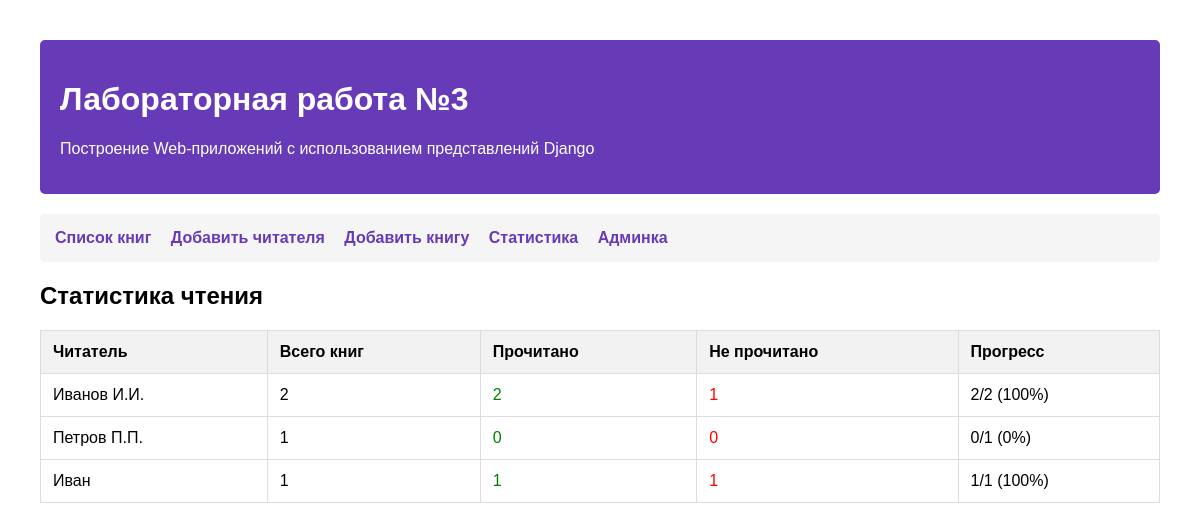
Page /lab3/statistics/ on the earlier database version.
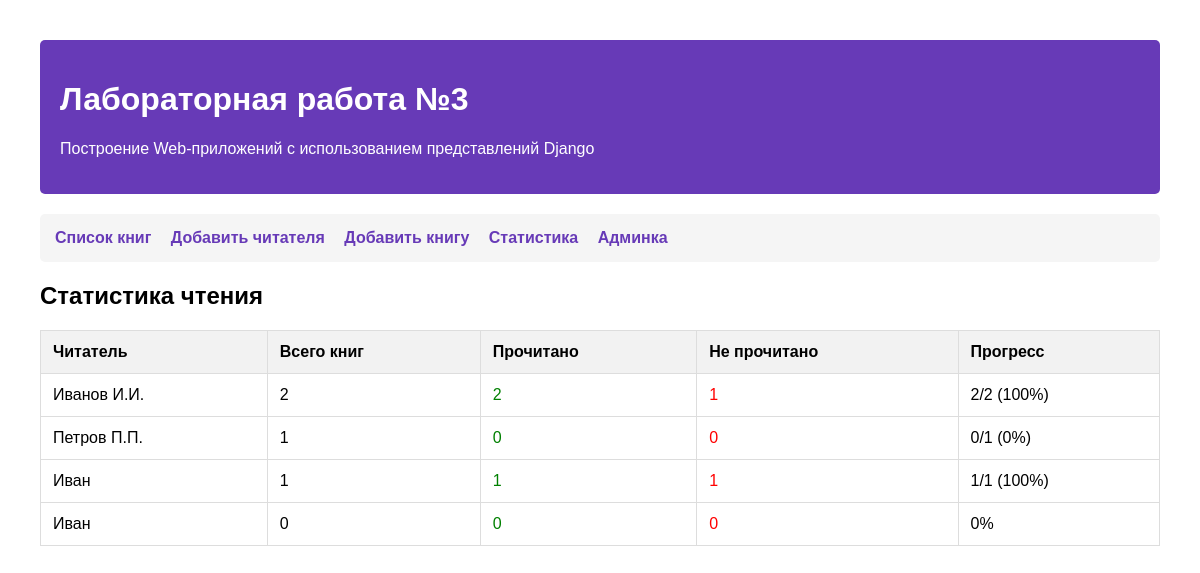
Same page on the later database version.
### lab3/models.py (models this page shows, shortened)
class Reader(models.Model):
    name = models.CharField(max_length=100, verbose_name="Имя читателя")
    books = models.ManyToManyField(Book, through='Reading', verbose_name="Книги")
    class Meta:
        verbose_name = "Читатель"
        verbose_name_plural = "Читатели"

### lab3/views.py (the view)
# urls.py: path('statistics/', views.reader_statistics, name='reader_statistics'),
def reader_statistics(request):
    readers = Reader.objects.all()
    stats = []
    for reader in readers:
        book_count = reader.books.count()
        read_count = reader.books.filter(is_read=True).count()
        stats.append({
            'reader': reader,
            'total_books': book_count,
            'read_books': read_count,
        })
    return render(request, 'lab3/statistics.html', {'stats': stats})

### templates/lab3/statistics.html (shortened to what this page needs)
{% extends "lab3/base.html" %}
{% block content %}
<h2>Статистика чтения</h2>
{% if stats %}
    <table>
        <thead>
            <tr>
                <th>Читатель</th>
                <th>Всего книг</th>
                <th>Прочитано</th>
                <th>Не прочитано</th>
                <th>Прогресс</th>
            </tr>
        </thead>
        <tbody>
            {% for stat in stats %}
            <tr>
                <td>{{ stat.reader.name }}</td>
                <td>{{ stat.total_books }}</td>
                <td class="success">{{ stat.read_books }}</td>
                <td class="error">
                    {% widthratio stat.total_books stat.read_books 1 as unread_books %}
                    {{ unread_books }}
                </td>
                <td>
                    {% if stat.total_books > 0 %}
                        {{ stat.read_books }}/{{ stat.total_books }}
                        ({% widthratio stat.read_books stat.total_books 100 %}%)
                    {% else %}
                        0%
                    {% endif %}
                </td>
            </tr>
            {% endfor %}
        </tbody>
    </table>
{% else %}
    <p>Нет данных для отображения статистики.</p>
{% endif %}
{% endblock %}

Differences in the rows shown:
added Reader: reader.name "Иван", total_books "0", read_books "0", unread_books "0", shows "0%"
